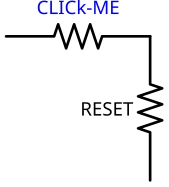

Recreate this plot in Python.
import schemdraw
import schemdraw.elements as elm
schemdraw.use('svg')
schemdraw.svgconfig.text = 'text'
schemdraw.svgconfig.svg2 = False

with schemdraw.Drawing(file="example.svg"):
    elm.Resistor().label(r'$CLICk-ME$', href="#jump", color="blue")
    elm.Resistor().down().label(r'$RESET$', decoration="overline")
